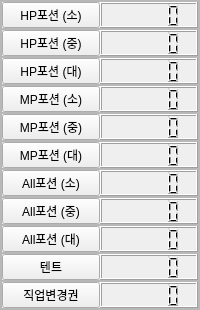
               <widget class="QWidget" name="Page_Use">
                <layout class="QGridLayout" name="gridLayout_7">
                 <property name="leftMargin">
                  <number>0</number>
                 </property>
                 <property name="topMargin">
                  <number>0</number>
                 </property>
                 <property name="rightMargin">
                  <number>0</number>
                 </property>
                 <property name="bottomMargin">
                  <number>0</number>
                 </property>
                 <property name="spacing">
                  <number>0</number>
                 </property>
                 <item row="0" column="0">
                  <widget class="QFrame" name="Frame_Use">
                   <property name="frameShape">
                    <enum>QFrame::StyledPanel</enum>
                   </property>
                   <property name="frameShadow">
                    <enum>QFrame::Raised</enum>
                   </property>
                   <layout class="QVBoxLayout" name="verticalLayout_5">
                    <property name="spacing">
                     <number>0</number>
                    </property>
                    <property name="leftMargin">
                     <number>0</number>
                    </property>
                    <property name="topMargin">
                     <number>0</number>
                    </property>
                    <property name="rightMargin">
                     <number>0</number>
                    </property>
                    <property name="bottomMargin">
                     <number>0</number>
                    </property>
                    <item>
                     <widget class="QFrame" name="Frame_Portion_1">
                      <property name="maximumSize">
                       <size>
                        <width>16777215</width>
                        <height>16777215</height>
                       </size>
                      </property>
                      <property name="frameShape">
                       <enum>QFrame::StyledPanel</enum>
                      </property>
                      <property name="frameShadow">
                       <enum>QFrame::Raised</enum>
                      </property>
                      <layout class="QHBoxLayout" name="horizontalLayout_3">
                       <property name="spacing">
                        <number>0</number>
                       </property>
                       <property name="leftMargin">
                        <number>0</number>
                       </property>
                       <property name="topMargin">
                        <number>0</number>
                       </property>
                       <property name="rightMargin">
                        <number>0</number>
                       </property>
                       <property name="bottomMargin">
                        <number>0</number>
                       </property>
                       <item>
                        <widget class="QPushButton" name="Portion_1_Btn">
                         <property name="sizePolicy">
                          <sizepolicy hsizetype="Minimum" vsizetype="Preferred">
                           <horstretch>0</horstretch>
                           <verstretch>0</verstretch>
                          </sizepolicy>
                         </property>
                         <property name="maximumSize">
                          <size>
                           <width>16777215</width>
                           <height>16777215</height>
                          </size>
                         </property>
                         <property name="text">
                          <string>HP포션 (소)</string>
                         </property>
                        </widget>
                       </item>
                       <item>
                        <widget class="QLCDNumber" name="Portion_1_Value">
                         <property name="maximumSize">
                          <size>
                           <width>16777215</width>
                           <height>16777215</height>
                          </size>
                         </property>
                        </widget>
                       </item>
                      </layout>
                     </widget>
                    </item>
                    <item>
                     <widget class="QFrame" name="Frame_Portion_2">
                      <property name="maximumSize">
                       <size>
                        <width>16777215</width>
                        <height>16777215</height>
                       </size>
                      </property>
                      <property name="frameShape">
                       <enum>QFrame::StyledPanel</enum>
                      </property>
                      <property name="frameShadow">
                       <enum>QFrame::Raised</enum>
                      </property>
                      <layout class="QHBoxLayout" name="horizontalLayout_4">
                       <property name="spacing">
                        <number>0</number>
                       </property>
                       <property name="leftMargin">
                        <number>0</number>
                       </property>
                       <property name="topMargin">
                        <number>0</number>
                       </property>
                       <property name="rightMargin">
                        <number>0</number>
                       </property>
                       <property name="bottomMargin">
                        <number>0</number>
                       </property>
                       <item>
                        <widget class="QPushButton" name="Portion_2_Btn">
                         <property name="sizePolicy">
                          <sizepolicy hsizetype="Minimum" vsizetype="Preferred">
                           <horstretch>0</horstretch>
                           <verstretch>0</verstretch>
                          </sizepolicy>
                         </property>
                         <property name="maximumSize">
                          <size>
                           <width>16777215</width>
                           <height>16777215</height>
                          </size>
                         </property>
                         <property name="text">
                          <string>HP포션 (중)</string>
                         </property>
                        </widget>
                       </item>
                       <item>
                        <widget class="QLCDNumber" name="Portion_2_Value">
                         <property name="maximumSize">
                          <size>
                           <width>16777215</width>
                           <height>16777215</height>
                          </size>
                         </property>
                        </widget>
                       </item>
                      </layout>
                     </widget>
                    </item>
                    <item>
                     <widget class="QFrame" name="Frame_Portion_3">
                      <property name="maximumSize">
                       <size>
                        <width>16777215</width>
                        <height>16777215</height>
                       </size>
                      </property>
                      <property name="frameShape">
                       <enum>QFrame::StyledPanel</enum>
                      </property>
                      <property name="frameShadow">
                       <enum>QFrame::Raised</enum>
                      </property>
                      <layout class="QHBoxLayout" name="horizontalLayout_16">
                       <property name="spacing">
                        <number>0</number>
                       </property>
                       <property name="leftMargin">
                        <number>0</number>
                       </property>
                       <property name="topMargin">
                        <number>0</number>
                       </property>
                       <property name="rightMargin">
                        <number>0</number>
                       </property>
                       <property name="bottomMargin">
                        <number>0</number>
                       </property>
                       <item>
                        <widget class="QPushButton" name="Portion_3_Btn">
                         <property name="sizePolicy">
                          <sizepolicy hsizetype="Minimum" vsizetype="Preferred">
                           <horstretch>0</horstretch>
                           <verstretch>0</verstretch>
                          </sizepolicy>
                         </property>
                         <property name="maximumSize">
                          <size>
                           <width>16777215</width>
                           <height>16777215</height>
                          </size>
                         </property>
                         <property name="text">
                          <string>HP포션 (대)</string>
                         </property>
                        </widget>
                       </item>
                       <item>
                        <widget class="QLCDNumber" name="Portion_3_Value">
                         <property name="maximumSize">
                          <size>
                           <width>16777215</width>
                           <height>16777215</height>
                          </size>
                         </property>
                        </widget>
                       </item>
                      </layout>
                     </widget>
                    </item>
                    <item>
                     <widget class="QFrame" name="Frame_Portion_4">
                      <property name="maximumSize">
                       <size>
                        <width>16777215</width>
                        <height>16777215</height>
                       </size>
                      </property>
                      <property name="frameShape">
                       <enum>QFrame::StyledPanel</enum>
                      </property>
                      <property name="frameShadow">
                       <enum>QFrame::Raised</enum>
                      </property>
                      <layout class="QHBoxLayout" name="horizontalLayout_17">
                       <property name="spacing">
                        <number>0</number>
                       </property>
                       <property name="leftMargin">
                        <number>0</number>
                       </property>
                       <property name="topMargin">
                        <number>0</number>
                       </property>
                       <property name="rightMargin">
                        <number>0</number>
                       </property>
                       <property name="bottomMargin">
                        <number>0</number>
                       </property>
                       <item>
                        <widget class="QPushButton" name="Portion_4_Btn">
                         <property name="sizePolicy">
                          <sizepolicy hsizetype="Minimum" vsizetype="Preferred">
                           <horstretch>0</horstretch>
                           <verstretch>0</verstretch>
                          </sizepolicy>
                         </property>
                         <property name="maximumSize">
                          <size>
                           <width>16777215</width>
                           <height>16777215</height>
                          </size>
                         </property>
                         <property name="text">
                          <string>MP포션 (소)</string>
                         </property>
                        </widget>
                       </item>
                       <item>
                        <widget class="QLCDNumber" name="Portion_4_Value">
                         <property name="maximumSize">
                          <size>
                           <width>16777215</width>
                           <height>16777215</height>
                          </size>
                         </property>
                        </widget>
                       </item>
                      </layout>
                     </widget>
                    </item>
                    <item>
                     <widget class="QFrame" name="Frame_Portion_5">
                      <property name="maximumSize">
                       <size>
                        <width>16777215</width>
                        <height>16777215</height>
                       </size>
                      </property>
                      <property name="frameShape">
                       <enum>QFrame::StyledPanel</enum>
                      </property>
                      <property name="frameShadow">
                       <enum>QFrame::Raised</enum>
                      </property>
                      <layout class="QHBoxLayout" name="horizontalLayout_18">
                       <property name="spacing">
                        <number>0</number>
                       </property>
                       <property name="leftMargin">
                        <number>0</number>
                       </property>
                       <property name="topMargin">
                        <number>0</number>
                       </property>
                       <property name="rightMargin">
                        <number>0</number>
                       </property>
                       <property name="bottomMargin">
                        <number>0</number>
                       </property>
                       <item>
                        <widget class="QPushButton" name="Portion_5_Btn">
                         <property name="sizePolicy">
                          <sizepolicy hsizetype="Minimum" vsizetype="Preferred">
                           <horstretch>0</horstretch>
                           <verstretch>0</verstretch>
                          </sizepolicy>
                         </property>
                         <property name="maximumSize">
                          <size>
                           <width>16777215</width>
                           <height>16777215</height>
                          </size>
                         </property>
                         <property name="text">
                          <string>MP포션 (중)</string>
                         </property>
                        </widget>
                       </item>
                       <item>
                        <widget class="QLCDNumber" name="Portion_5_Value">
                         <property name="maximumSize">
                          <size>
                           <width>16777215</width>
                           <height>16777215</height>
                          </size>
                         </property>
                        </widget>
                       </item>
                      </layout>
                     </widget>
                    </item>
                    <item>
                     <widget class="QFrame" name="Frame_Portion_6">
                      <property name="maximumSize">
                       <size>
                        <width>16777215</width>
                        <height>16777215</height>
                       </size>
                      </property>
                      <property name="frameShape">
                       <enum>QFrame::StyledPanel</enum>
                      </property>
                      <property name="frameShadow">
                       <enum>QFrame::Raised</enum>
                      </property>
                      <layout class="QHBoxLayout" name="horizontalLayout_19">
                       <property name="spacing">
                        <number>0</number>
                       </property>
                       <property name="leftMargin">
                        <number>0</number>
                       </property>
                       <property name="topMargin">
                        <number>0</number>
                       </property>
                       <property name="rightMargin">
                        <number>0</number>
                       </property>
                       <property name="bottomMargin">
                        <number>0</number>
                       </property>
                       <item>
                        <widget class="QPushButton" name="Portion_6_Btn">
                         <property name="sizePolicy">
                          <sizepolicy hsizetype="Minimum" vsizetype="Preferred">
                           <horstretch>0</horstretch>
                           <verstretch>0</verstretch>
                          </sizepolicy>
                         </property>
                         <property name="maximumSize">
                          <size>
                           <width>16777215</width>
                           <height>16777215</height>
                          </size>
                         </property>
                         <property name="text">
                          <string>MP포션 (대)</string>
                         </property>
                        </widget>
                       </item>
                       <item>
                        <widget class="QLCDNumber" name="Portion_6_Value">
                         <property name="sizePolicy">
                          <sizepolicy hsizetype="Minimum" vsizetype="Preferred">
                           <horstretch>0</horstretch>
                           <verstretch>0</verstretch>
                          </sizepolicy>
                         </property>
                         <property name="maximumSize">
                          <size>
                           <width>16777215</width>
                           <height>16777215</height>
                          </size>
                         </property>
                        </widget>
                       </item>
                      </layout>
                     </widget>
                    </item>
                    <item>
                     <widget class="QFrame" name="Frame_Portion_7">
                      <property name="maximumSize">
                       <size>
                        <width>16777215</width>
                        <height>16777215</height>
                       </size>
                      </property>
                      <property name="frameShape">
                       <enum>QFrame::StyledPanel</enum>
                      </property>
                      <property name="frameShadow">
                       <enum>QFrame::Raised</enum>
                      </property>
                      <layout class="QHBoxLayout" name="horizontalLayout_27">
                       <property name="spacing">
                        <number>0</number>
                       </property>
                       <property name="leftMargin">
                        <number>0</number>
                       </property>
                       <property name="topMargin">
                        <number>0</number>
                       </property>
                       <property name="rightMargin">
                        <number>0</number>
                       </property>
                       <property name="bottomMargin">
                        <number>0</number>
                       </property>
                       <item>
                        <widget class="QPushButton" name="Portion_7_Btn">
                         <property name="sizePolicy">
                          <sizepolicy hsizetype="Minimum" vsizetype="Preferred">
                           <horstretch>0</horstretch>
                           <verstretch>0</verstretch>
                          </sizepolicy>
                         </property>
                         <property name="maximumSize">
                          <size>
                           <width>16777215</width>
                           <height>16777215</height>
                          </size>
                         </property>
                         <property name="text">
                          <string>All포션 (소)</string>
                         </property>
                        </widget>
                       </item>
                       <item>
                        <widget class="QLCDNumber" name="Portion_7_Value">
                         <property name="maximumSize">
                          <size>
                           <width>16777215</width>
                           <height>16777215</height>
                          </size>
                         </property>
                        </widget>
                       </item>
                      </layout>
                     </widget>
                    </item>
                    <item>
                     <widget class="QFrame" name="Frame_Portion_8">
                      <property name="maximumSize">
                       <size>
                        <width>16777215</width>
                        <height>16777215</height>
                       </size>
                      </property>
                      <property name="frameShape">
                       <enum>QFrame::StyledPanel</enum>
                      </property>
                      <property name="frameShadow">
                       <enum>QFrame::Raised</enum>
                      </property>
                      <layout class="QHBoxLayout" name="horizontalLayout_28">
                       <property name="spacing">
                        <number>0</number>
                       </property>
                       <property name="leftMargin">
                        <number>0</number>
                       </property>
                       <property name="topMargin">
                        <number>0</number>
                       </property>
                       <property name="rightMargin">
                        <number>0</number>
                       </property>
                       <property name="bottomMargin">
                        <number>0</number>
                       </property>
                       <item>
                        <widget class="QPushButton" name="Portion_8_Btn">
                         <property name="sizePolicy">
                          <sizepolicy hsizetype="Minimum" vsizetype="Preferred">
                           <horstretch>0</horstretch>
                           <verstretch>0</verstretch>
                          </sizepolicy>
                         </property>
                         <property name="maximumSize">
                          <size>
                           <width>16777215</width>
                           <height>16777215</height>
                          </size>
                         </property>
                         <property name="text">
                          <string>All포션 (중)</string>
                         </property>
                        </widget>
                       </item>
                       <item>
                        <widget class="QLCDNumber" name="Portion_8_Value">
                         <property name="maximumSize">
                          <size>
                           <width>16777215</width>
                           <height>16777215</height>
                          </size>
                         </property>
                        </widget>
                       </item>
                      </layout>
                     </widget>
                    </item>
                    <item>
                     <widget class="QFrame" name="Frame_Portion_9">
                      <property name="maximumSize">
                       <size>
                        <width>16777215</width>
                        <height>16777215</height>
                       </size>
                      </property>
                      <property name="frameShape">
                       <enum>QFrame::StyledPanel</enum>
                      </property>
                      <property name="frameShadow">
                       <enum>QFrame::Raised</enum>
                      </property>
                      <layout class="QHBoxLayout" name="horizontalLayout_29">
                       <property name="spacing">
                        <number>0</number>
                       </property>
                       <property name="leftMargin">
                        <number>0</number>
                       </property>
                       <property name="topMargin">
                        <number>0</number>
                       </property>
                       <property name="rightMargin">
                        <number>0</number>
                       </property>
                       <property name="bottomMargin">
                        <number>0</number>
                       </property>
                       <item>
                        <widget class="QPushButton" name="Portion_9_Btn">
                         <property name="sizePolicy">
                          <sizepolicy hsizetype="Minimum" vsizetype="Preferred">
                           <horstretch>0</horstretch>
                           <verstretch>0</verstretch>
                          </sizepolicy>
                         </property>
                         <property name="maximumSize">
                          <size>
                           <width>16777215</width>
                           <height>16777215</height>
                          </size>
                         </property>
                         <property name="text">
                          <string>All포션 (대)</string>
                         </property>
                        </widget>
                       </item>
                       <item>
                        <widget class="QLCDNumber" name="Portion_9_Value">
                         <property name="maximumSize">
                          <size>
                           <width>16777215</width>
                           <height>16777215</height>
                          </size>
                         </property>
                        </widget>
                       </item>
                      </layout>
                     </widget>
                    </item>
                    <item>
                     <widget class="QFrame" name="Frame_Portion_n10">
                      <property name="maximumSize">
                       <size>
                        <width>16777215</width>
                        <height>16777215</height>
                       </size>
                      </property>
                      <property name="frameShape">
                       <enum>QFrame::StyledPanel</enum>
                      </property>
                      <property name="frameShadow">
                       <enum>QFrame::Raised</enum>
                      </property>
                      <layout class="QHBoxLayout" name="horizontalLayout_30">
                       <property name="spacing">
                        <number>0</number>
                       </property>
                       <property name="leftMargin">
                        <number>0</number>
                       </property>
                       <property name="topMargin">
                        <number>0</number>
                       </property>
                       <property name="rightMargin">
                        <number>0</number>
                       </property>
                       <property name="bottomMargin">
                        <number>0</number>
                       </property>
                       <item>
                        <widget class="QPushButton" name="Portion_10_Value">
                         <property name="sizePolicy">
                          <sizepolicy hsizetype="Minimum" vsizetype="Preferred">
                           <horstretch>0</horstretch>
                           <verstretch>0</verstretch>
                          </sizepolicy>
                         </property>
                         <property name="maximumSize">
                          <size>
                           <width>16777215</width>
                           <height>16777215</height>
                          </size>
                         </property>
                         <property name="text">
                          <string>텐트</string>
                         </property>
                        </widget>
                       </item>
                       <item>
                        <widget class="QLCDNumber" name="Portion_10_Btn">
                         <property name="sizePolicy">
                          <sizepolicy hsizetype="Minimum" vsizetype="Preferred">
                           <horstretch>0</horstretch>
                           <verstretch>0</verstretch>
                          </sizepolicy>
                         </property>
                         <property name="maximumSize">
                          <size>
                           <width>16777215</width>
                           <height>16777215</height>
                          </size>
                         </property>
                        </widget>
                       </item>
                      </layout>
                     </widget>
                    </item>
                    <item>
                     <widget class="QFrame" name="Frame_Portion_n11">
                      <property name="maximumSize">
                       <size>
                        <width>16777215</width>
                        <height>16777215</height>
                       </size>
                      </property>
                      <property name="frameShape">
                       <enum>QFrame::StyledPanel</enum>
                      </property>
                      <property name="frameShadow">
                       <enum>QFrame::Raised</enum>
                      </property>
                      <layout class="QHBoxLayout" name="horizontalLayout_31">
                       <property name="spacing">
                        <number>0</number>
                       </property>
                       <property name="leftMargin">
                        <number>0</number>
                       </property>
                       <property name="topMargin">
                        <number>0</number>
                       </property>
                       <property name="rightMargin">
                        <number>0</number>
                       </property>
                       <property name="bottomMargin">
                        <number>0</number>
                       </property>
                       <item>
                        <widget class="QPushButton" name="Portion_11_Btn">
                         <property name="sizePolicy">
                          <sizepolicy hsizetype="Minimum" vsizetype="Preferred">
                           <horstretch>0</horstretch>
                           <verstretch>0</verstretch>
                          </sizepolicy>
                         </property>
                         <property name="maximumSize">
                          <size>
                           <width>16777215</width>
                           <height>16777215</height>
                          </size>
                         </property>
                         <property name="text">
                          <string>직업변경권</string>
                         </property>
                        </widget>
                       </item>
                       <item>
                        <widget class="QLCDNumber" name="Portion_11_Value">
                         <property name="maximumSize">
                          <size>
                           <width>16777215</width>
                           <height>16777215</height>
                          </size>
                         </property>
                        </widget>
                       </item>
                      </layout>
                     </widget>
                    </item>
                   </layout>
                  </widget>
                 </item>
                </layout>
               </widget>
